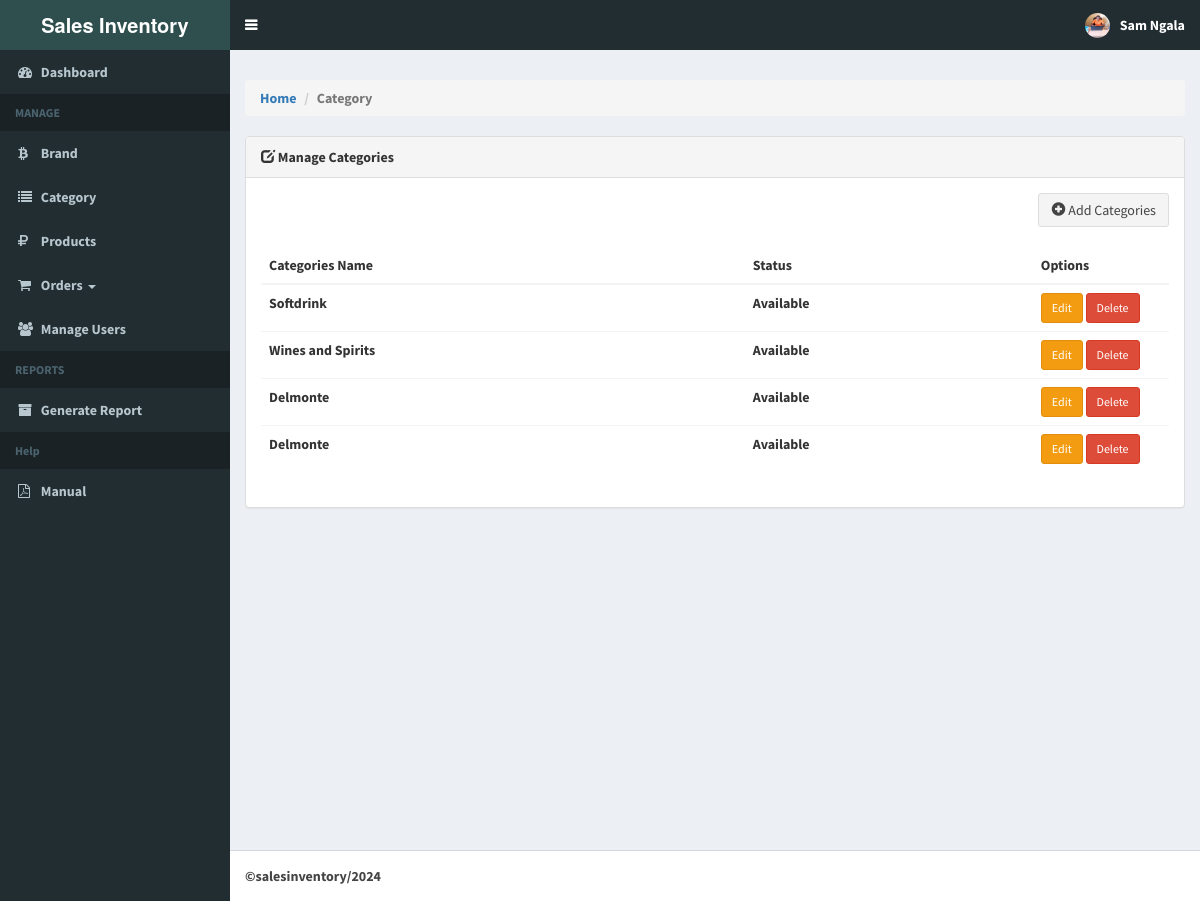
Screenshot of /admin/categories.php (signed in) with the database file from the repository.
### tables this page shows
CREATE TABLE `categories` (
  `categories_id` int(11) NOT NULL,
  `categories_name` varchar(255) NOT NULL,
  `categories_active` int(11) NOT NULL DEFAULT 0,
  `categories_status` int(11) NOT NULL DEFAULT 0
);

### admin/includes/session.php (called while the page is built, shortened)
<?php
	include 'includes/conn.php';
	$sql = "SELECT * FROM admin WHERE id = '".$_SESSION['admin']."'";
	$query = $conn->query($sql);
	$user = $query->fetch_assoc();
?>

### admin/categories.php (the view, shortened to what this page needs)
<?php include 'includes/session.php'; ?>
<?php include 'includes/conn.php'; ?>
<?php
$categoryData = [];
$result = $conn->query("SELECT * FROM categories");
while ($row = $result->fetch_assoc()) {
    $categoryData[] = $row;
}
?>
<?php include 'includes/header.php'; ?>
<body class="hold-transition skin-blue sidebar-mini">
    <?php include 'includes/navbar.php'; ?>
    <?php include 'includes/menubar.php'; ?>
    <div class="content-wrapper" style="padding-top: 30px;">
        <div class="container-fluid">
            <div class="row justify-content-center">
                <div class="col-md-12">
                    <ol class="breadcrumb">
                        <li><a href="home.php">Home</a></li>
                        <li class="active">Category</li>
                    </ol>
                    <div class="panel panel-default">
                        <div class="panel-heading">
                            <div class="page-heading"> <i class="glyphicon glyphicon-edit"></i> Manage Categories</div>
                        </div>
                        <div class="panel-body">
                            <div class="div-action pull pull-right" style="padding-bottom:20px;">
                                <button class="btn btn-default button1" data-toggle="modal" id="addCategoriesModalBtn" data-target="#addCategoriesModal"> <i class="glyphicon glyphicon-plus-sign"></i> Add Categories </button>
                            </div>
                            <table class="table" id="manageCategoriesTable">
                                <thead>
                                    <tr>
                                        <th>Categories Name</th>
                                        <th>Status</th>
                                        <th style="width:15%;">Options</th>
                                    </tr>
                                </thead>
                                <tbody>
                                    <?php foreach ($categoryData as $category) { ?>
                                        <tr>
                                            <td><?php echo $category['categories_name']; ?></td>
                                            <td><?php echo $category['categories_status'] == 1 ? 'Available' : 'Not Available'; ?></td>
                                            <td>
                                                <button class="btn btn-warning btn-sm edit-category-btn" data-id="<?php echo $category['categories_id']; ?>">Edit</button>
                                                <button class="btn btn-danger btn-sm delete-category-btn" data-id="<?php echo $category['categories_id']; ?>">Delete</button>
                                            </td>
                                        </tr>
                                    <?php } ?>
                                </tbody>
                            </table>
                        </div>
                    </div>
                </div>
            </div>
        </div>
    </div>
</body>
<?php require_once 'includes/footer.php'; ?>
</html>

### admin/includes/navbar.php (shortened to what this page needs)
<header class="main-header">
  <a href="home.php" class="logo">
    <span class="logo-lg"><b>Sales Inventory </span>
  </a>
  <nav class="navbar navbar-static-top">
    <a href="#" class="sidebar-toggle" data-toggle="push-menu" role="button">
    </a>
    <div class="navbar-custom-menu">
      <ul class="nav navbar-nav">
        <li class="dropdown user user-menu">
          <a href="#" class="dropdown-toggle" data-toggle="dropdown">
            <img src="<?php echo (!empty($user['photo'])) ? '../images/'.$user['photo'] : '../images/profile.jpg'; ?>" class="user-image" alt="User Image">
            <span class="hidden-xs"><?php echo $user['firstname'].' '.$user['lastname']; ?></span>
          </a>
        </li>
      </ul>
    </div>
  </nav>
</header>

### rows the page displays
categories: categories_name "Softdrink", categories_status "Available"
categories: categories_name "Wines and Spirits", categories_status "Available"
categories: categories_name "Delmonte", categories_status "Available"
categories: categories_name "Delmonte", categories_status "Available"

### other values shown
$user['firstname'] "Sam"
$user['lastname'] "Ngala"
